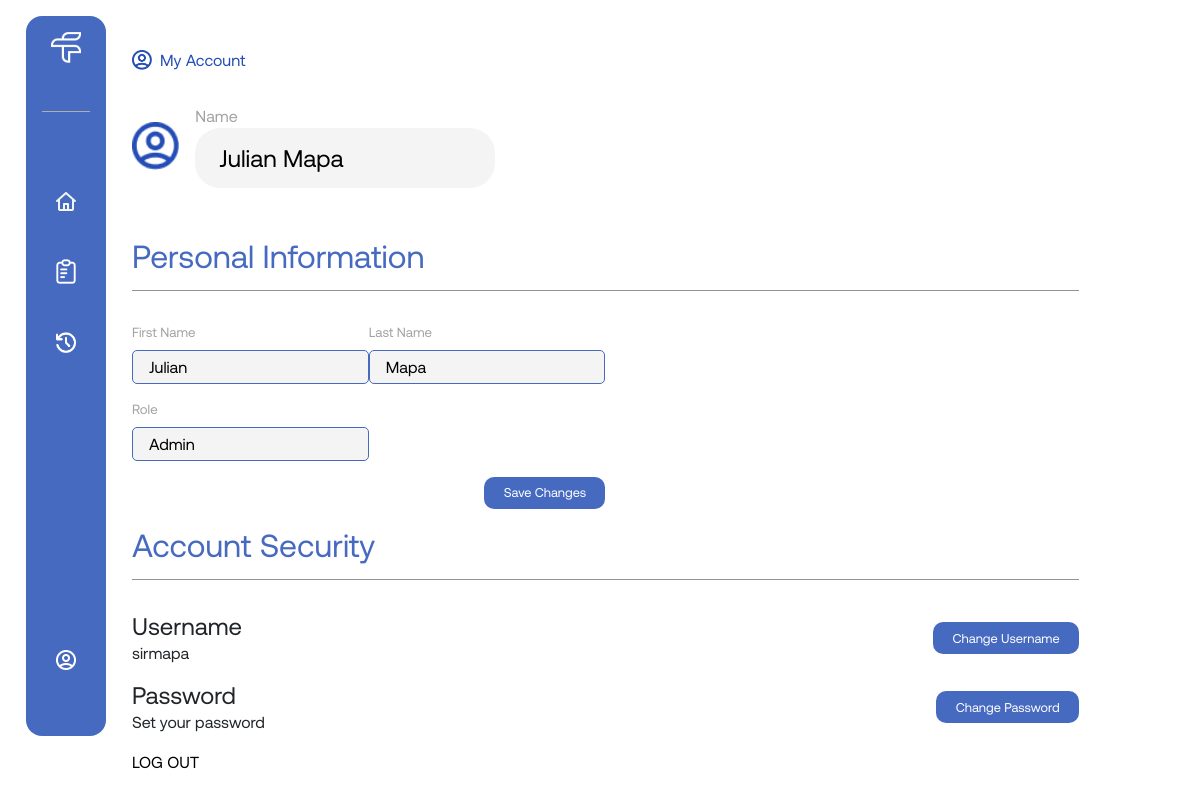
The app's page /pages/account.php (signed in) with its own data.
### tables this page shows
CREATE TABLE users (
  user_id INT(10) AUTO_INCREMENT PRIMARY KEY,
  name VARCHAR(255) NOT NULL,
  role VARCHAR(255) NOT NULL,
  username VARCHAR(255) UNIQUE NOT NULL,
  password VARCHAR(255) NOT NULL
);

### pages/account.php (the view, shortened to what this page needs)
<?php
    include('../includes/db_connect.php');
    $user_id = $_SESSION['user_id'];
    $sql = "SELECT name, role, username FROM users WHERE user_id = ?";
    $stmt = $conn->prepare($sql);
    $stmt->bind_param("i", $user_id);
    $stmt->execute();
    $result = $stmt->get_result();
    $user = $result->fetch_assoc();
    if ($user) {
        $name_parts = explode(' ', $user['name'], 2);
        $first_name = $name_parts[0] ?? '';
        $last_name = $name_parts[1] ?? '';
    } else {
        $user = ['name' => 'N/A', 'role' => 'N/A', 'username' => 'N/A'];
        $first_name = '';
        $last_name = '';
    }
?>
<!DOCTYPE html>
<html lang="en">
<head>
    <link href="https://cdn.jsdelivr.net/npm/bootstrap@5.3.8/dist/css/bootstrap.min.css" rel="stylesheet">
    <link rel="stylesheet" href="../assets/css/style.css">
</head>
<body>
    <div class="layout d-md-flex w-md-100">
        <?php include('../includes/navbar.php') ?>
        <div class="main-content account-page flex-md-fill p-md-3 pt-md-5">
            <div class="main-content-container w-90 mx-auto mx-md-0 w-md-100">
                <p class="page-info"> <img src="../assets/images/blue-account-icon.png" alt=""><span>My Account</span></p>
                <div class="account-heading">
                    <img src="../assets/images/blue-account-icon.png" alt="">
                    <div class="pref-name">
                        <p>Name</p>
                        <input type="text" value="<?php echo htmlspecialchars($user['name']); ?>" readonly>
                    </div>
                </div>
                <h2>Personal Information</h2>
                <div class="personal-info">
                    <form method="post">
                        <div class="info-name">
                            <div class="form-group">
                                <p>First Name</p>
                                <input type="text" name="first_name" value="<?php echo htmlspecialchars($first_name); ?>">
                            </div>
                            <div class="form-group">
                                <p>Last Name</p>
                                <input type="text" name="last_name" value="<?php echo htmlspecialchars($last_name); ?>">
                            </div>
                        </div>
                        <div class="form-group">
                            <p>Role</p>
                            <input type="text" name="role"  value="<?php echo htmlspecialchars($user['role']); ?>">
                        </div>
                         <button type="submit" name="save_personal_info">Save Changes</button>
                    </form>
                </div>
                <h2>Account Security</h2>
                <div class="account-creds">
                    <div class="account-info">
                        <h4>Username</h4>
                        <p><?php echo htmlspecialchars($user['username']); ?></p>
                    </div>
                    <button data-bs-toggle="modal" data-bs-target="#changeUsernameModal">Change Username</button>
                </div>
                <div class="account-creds">
                    <div class="account-info">
                        <h4>Password</h4>
                        <p>Set your password</p>
                    </div>
                    <button data-bs-toggle="modal" data-bs-target="#changePasswordModal">Change Password</button>
                </div>
                <a href="../includes/logout.php" class="text-black">LOG OUT</a>
            </div>
        </div>
    </div>
</body>
<?php include('../includes/footer.php') ?>

### assets/css/style.css (style rules this page uses)
:root { --primary-blue: #244db5; --lighter-primary: #476ac1; --text-color: #000; --background-color: #fff; --secondary-color: #d8f35f; }
body { font-family: "Aeonik", sans-serif; }
a { color: white; text-decoration: none; }
p { margin: 0; }
.w-90 { width: 90% !important; }
.main-content-container { margin-bottom: 15em; }
.page-info { display: flex ; align-items: center; }
.page-info span { color: var(--primary-blue); margin-left: 0.5em; }
.page-info img { width: 20px; }
.account-page .account-heading { display: flex; width: 100%; margin-top: 2em; margin-bottom: 3em; align-items: center; }
.account-heading img { width: 50px; height: 50px; margin-right: 1em; }
.account-heading p { font-size: smaller; color: #a3a3a3; }
.account-heading input { width: 300px; background-color: #f4f4f4; border: none; padding: 0.5em 1em; border-radius: 10px; }
.account-page h2 { color: var(--lighter-primary); border-bottom: solid 1px #929292; padding-bottom: 0.5em; margin-bottom: 1em; }
.form-group { margin-bottom: 1em; }
.form-group p { color: #a3a3a3; font-size: smaller; margin-bottom: 0.5em; }
.form-group input { background-color: #f4f4f4; padding: 0.25em 1em; width: 50%; border: solid 1px var(--lighter-primary); border-radius: 5px; }
.info-name input { width: 100%; }
.account-page .info-name { display: flex; align-items: center; justify-content: space-between; }
.account-page .personal-info { margin-bottom: 4em; }
.account-page button { border: none; border-radius: 10px; padding: 0.5em 1.5em; background-color: var(--lighter-primary); color: var(--background-color); font-size: 0.8em; }
.personal-info button { float: right; }
.account-creds { display: flex; align-items: center; justify-content: space-between; margin-bottom: 1em; }
.account-creds h4 { margin-bottom: 0; }
@media only screen and (min-width: 768px) { .layout { min-height: 100vh; } }
@media only screen and (min-width: 768px) { .main-content { transition: margin-left 0.3s; } }
@media only screen and (min-width: 768px) { .main-content-container { padding-bottom: 7em; } }
@media only screen and (min-width: 768px) { .account-page .main-content-container { width: 80%; margin: 0; margin-left: 2em; } }
@media only screen and (min-width: 768px) { .account-heading img { width: 5% ; height: auto; } }
@media only screen and (min-width: 768px) { .account-heading p { font-size: 1em; } }
@media only screen and (min-width: 768px) { .account-heading input { font-size: 1.5em; border-radius: 25px; } }
@media only screen and (min-width: 768px) { .account-page .personal-info { width: 50%; } }

### records on screen
users: name "Julian Mapa", first_name "Julian", last_name "Mapa", role "Admin", username "sirmapa"
